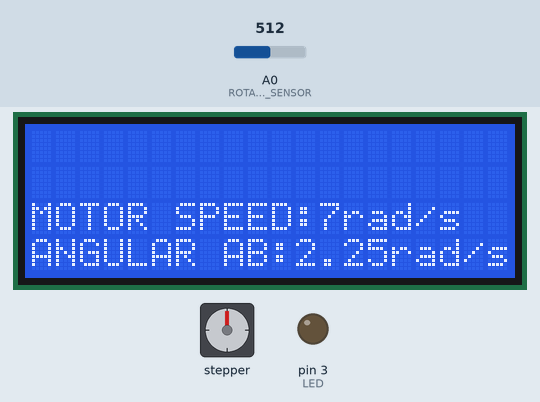
This sketch was run on a simulated Arduino Uno, built with avr-gcc and run on an emulated ATmega328P. Parts: 20×4 character LCD, stepper motor, output pins drawn as LEDs (lit = HIGH). Inputs (shaded band) come from the test bench; at power-on: A0 (ROTARY_ANGLE_SENSOR) = 512. Stepper angles assume 2048 steps per turn; what the sketch prints to the serial monitor is not drawn.

Above: at 0.2 s.
At 10.32 s:
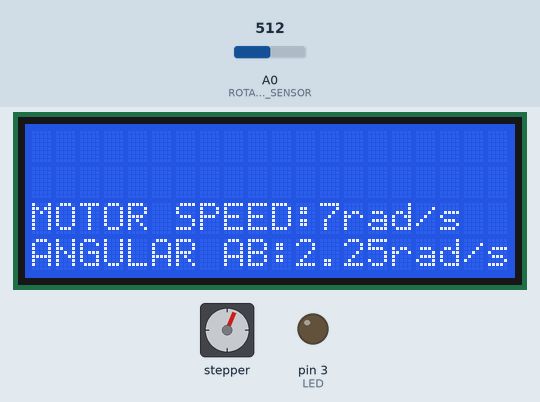
At 19.81 s:
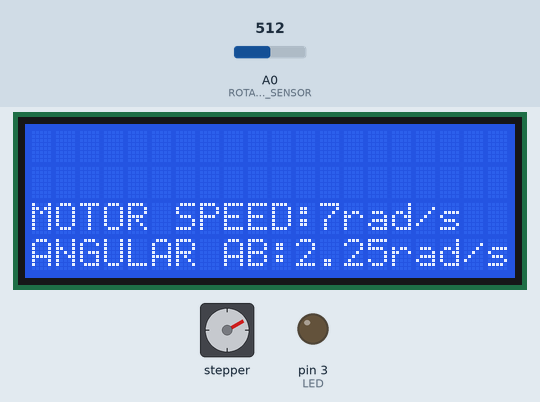
At 39.78 s:
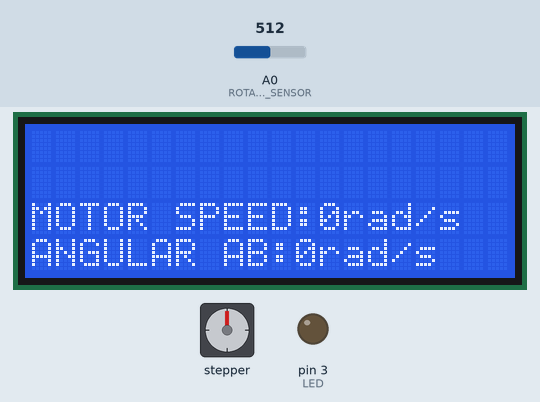
Timing chart, 0 to 40.0 s (numbered marks = the images above):
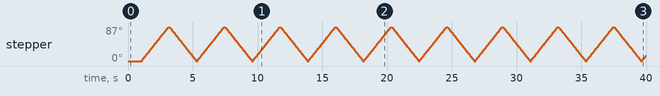

Measured:
- by itself, stepper: turns 87° clockwise in 2.1 s, then 87° counter-clockwise in 2.0 s, repeating every 4.3 s

The sketch:

SystemID-Sensor.ino.ino
```cpp
/*macro definitions of Rotary angle sensor and LED pin*/
#include <LiquidCrystal_I2C.h>
#include <Stepper.h>

const int motor_speed = 7;
const int motor_step = 500;
Stepper motor(2048, 5, 7, 6, 8);

LiquidCrystal_I2C lcd(0x27, 20, 4); // I2C address 0x27, 16 column and 2 rows

#define ROTARY_ANGLE_SENSOR A0
#define LED 3  //the Grove - LED is connected to PWM pin D3 of Arduino
#define ADC_REF 5 //reference voltage of ADC is 5v.If the Vcc switch on the seeeduino
                    //board switches to 3V3, the ADC_REF should be 3.3
#define GROVE_VCC 5 //VCC of the grove interface is normally 5v
#define FULL_ANGLE 360 //full value of the rotary angle is 300 degrees

void setup()
{
    Serial.begin(9600);
    randomSeed(analogRead(A2)); // Seed the random number generator
    pinMode(ROTARY_ANGLE_SENSOR, INPUT);
    pinMode(LED,OUTPUT);
    lcd.init(); // initialize the lcd
    lcd.backlight();
}

void loop()
{
  const unsigned long eventInterval_cw = 1000; //5 minute interval
  const unsigned long eventInterval_ccw = 2000; //5 minute interval
  unsigned long previousTime = 0;
  float voltage;
  int sensor_value = analogRead(ROTARY_ANGLE_SENSOR);
  voltage = (float)sensor_value*ADC_REF/1023;
  float degrees = ((voltage*FULL_ANGLE)/GROVE_VCC)+29;
    double rads = degrees*(3.142/180);
    double v_bo = cos(rads)*(1.076) -(1.2);
    double angular_speed = (motor_speed*0.2)/0.683;
    double angular_speed_callibrate = angular_speed + (angular_speed*10/100);
    unsigned long currentTime = millis();
    if (currentTime - previousTime >= eventInterval_cw) //publish every 5 minute
    {
    Serial.println("");
    motor.setSpeed(motor_speed);
    motor.step(500);
    previousTime = currentTime;
    lcd.clear();
    lcd.setCursor(0, 2);
    lcd.print("MOTOR SPEED:");
    lcd.print(0);
    lcd.print("rad/s");
    lcd.setCursor(0, 3);
    lcd.print("ANGULAR AB:");
    lcd.print(0);
    lcd.print("rad/s");
    Serial.print("MOTOR SPEED:");
    Serial.print(0);
    Serial.println("rad/s");
    Serial.print("ANGULAR AB:");
    Serial.print(0);
    Serial.println("rad/s");
    motor.setSpeed(motor_speed);
    motor.step(-500); //ke atas
    }

    lcd.setCursor(0, 2);
    lcd.print("MOTOR SPEED:");
    lcd.print(motor_speed);
    lcd.print("rad/s");
    lcd.setCursor(0, 3);
    lcd.print("ANGULAR AB:");
    lcd.print(angular_speed_callibrate);
    lcd.print("rad/s");
    Serial.println("");
    // lcd.setCursor(0, 2);
    Serial.print("MOTOR SPEED:");
    Serial.print(motor_speed);
    Serial.println("rad/s");
    // lcd.setCursor(0, 3);
    Serial.print("ANGULAR AB:");
    Serial.print(angular_speed_callibrate);
    Serial.println("rad/s");
}
    // lcd.clear();
    // lcd.setCursor(0, 0);
    // lcd.print("MOTOR SPEED:");
    // lcd.print(0);
    // lcd.print("rad/s");
    // lcd.setCursor(0, 2);
    // lcd.print("ANGULAR AB:");
    // lcd.print(0);
    // lcd.print("rad/s");


  // if (motor_step == 500 || motor_step == -500) {
  //   lcd.clear();
  //   lcd.setCursor(0, 0);
  //   lcd.print("MOTOR SPEED:");
  //   lcd.print(0);
  //   lcd.print("rad/s");
  //   lcd.setCursor(0, 2);
  //   lcd.print("ANGULAR AB:");
  //   lcd.print(0);
  //   lcd.print("rad/s");
  // }

  // else
  // {


    // if (currentTime - previousTime >= eventInterval_ccw) //publish every 5 minute
    // {
    // motor.setSpeed(20);
    // motor.step(-500);// pusing -360
    // previousTime = currentTime;
    // }

    // Serial.print("The angle between the mark and the starting position: ");
    // Serial.println(degrees);
    // Serial.print(" Angular Speed :");
    // Serial.println(angular_speed);
    // Serial.print(" Rads :");
    // Serial.println(rads);


  // }
    // delay(1000);
    // lcd.clear();
    // delay(1000);
    // int brightness;
    // brightness = map(degrees, 0, FULL_ANGLE, 0, 255);
    // analogWrite(LED,brightness);
    // delay(500);
    // lcd.clear();
    // lcd.setCursor(0, 0);
    // lcd.print("MOTOR SPEED:");
    // lcd.print(0);
    // lcd.print("rad/s");
    // lcd.setCursor(0, 2);
    // lcd.print("ANGULAR AB:");
    // lcd.print(0);
    // lcd.print("rad/s");
```
